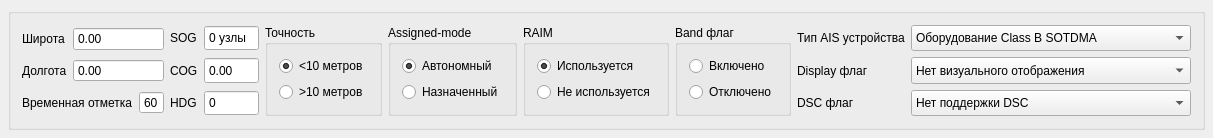
<?xml version="1.0" encoding="UTF-8"?>
<ui version="4.0">
 <class>Type18Simulator</class>
 <widget class="QWidget" name="Type18Simulator">
  <property name="geometry">
   <rect>
    <x>0</x>
    <y>0</y>
    <width>1200</width>
    <height>138</height>
   </rect>
  </property>
  <property name="contextMenuPolicy">
   <enum>Qt::DefaultContextMenu</enum>
  </property>
  <property name="windowTitle">
   <string>Type18Simulator</string>
  </property>
  <property name="statusTip">
   <string>0</string>
  </property>
  <layout class="QGridLayout" name="gridLayout_3">
   <property name="leftMargin">
    <number>8</number>
   </property>
   <property name="topMargin">
    <number>8</number>
   </property>
   <property name="rightMargin">
    <number>8</number>
   </property>
   <property name="bottomMargin">
    <number>8</number>
   </property>
   <item row="0" column="1">
    <widget class="QGroupBox" name="groupBox">
     <property name="title">
      <string/>
     </property>
     <layout class="QGridLayout" name="gridLayout" columnstretch="2,1,1,1,1,1,1">
      <item row="0" column="0">
       <layout class="QGridLayout" name="gridLayout_7">
        <item row="0" column="0">
         <widget class="QLabel" name="label_2">
          <property name="sizePolicy">
           <sizepolicy hsizetype="Maximum" vsizetype="Preferred">
            <horstretch>0</horstretch>
            <verstretch>0</verstretch>
           </sizepolicy>
          </property>
          <property name="text">
           <string>Широта</string>
          </property>
         </widget>
        </item>
        <item row="1" column="0">
         <widget class="QLabel" name="label">
          <property name="sizePolicy">
           <sizepolicy hsizetype="Maximum" vsizetype="Preferred">
            <horstretch>0</horstretch>
            <verstretch>0</verstretch>
           </sizepolicy>
          </property>
          <property name="text">
           <string>Долгота</string>
          </property>
         </widget>
        </item>
        <item row="1" column="1">
         <widget class="LongitudeEdit" name="doubleSpinBox_Lon">
          <property name="sizePolicy">
           <sizepolicy hsizetype="Preferred" vsizetype="Maximum">
            <horstretch>0</horstretch>
            <verstretch>0</verstretch>
           </sizepolicy>
          </property>
          <property name="buttonSymbols">
           <enum>QAbstractSpinBox::NoButtons</enum>
          </property>
          <property name="maximum">
           <double>359.000000000000000</double>
          </property>
         </widget>
        </item>
        <item row="0" column="1">
         <widget class="LatitudeEdit" name="doubleSpinBox_Lat">
          <property name="enabled">
           <bool>true</bool>
          </property>
          <property name="sizePolicy">
           <sizepolicy hsizetype="Preferred" vsizetype="Maximum">
            <horstretch>0</horstretch>
            <verstretch>0</verstretch>
           </sizepolicy>
          </property>
          <property name="minimumSize">
           <size>
            <width>0</width>
            <height>24</height>
           </size>
          </property>
          <property name="buttonSymbols">
           <enum>QAbstractSpinBox::NoButtons</enum>
          </property>
          <property name="maximum">
           <double>359.000000000000000</double>
          </property>
         </widget>
        </item>
       </layout>
      </item>
      <item row="0" column="1" rowspan="2">
       <layout class="QGridLayout" name="gridLayout_2" columnstretch="1,3">
        <item row="2" column="1">
         <widget class="QSpinBox" name="spinBox_HDG">
          <property name="sizePolicy">
           <sizepolicy hsizetype="Preferred" vsizetype="Preferred">
            <horstretch>0</horstretch>
            <verstretch>0</verstretch>
           </sizepolicy>
          </property>
          <property name="wrapping">
           <bool>true</bool>
          </property>
          <property name="buttonSymbols">
           <enum>QAbstractSpinBox::NoButtons</enum>
          </property>
          <property name="maximum">
           <number>359</number>
          </property>
         </widget>
        </item>
        <item row="2" column="0">
         <widget class="QLabel" name="label_5">
          <property name="text">
           <string>HDG</string>
          </property>
         </widget>
        </item>
        <item row="0" column="1">
         <widget class="QSpinBox" name="spinBox_SOG">
          <property name="sizePolicy">
           <sizepolicy hsizetype="Minimum" vsizetype="Preferred">
            <horstretch>0</horstretch>
            <verstretch>0</verstretch>
           </sizepolicy>
          </property>
          <property name="frame">
           <bool>true</bool>
          </property>
          <property name="readOnly">
           <bool>false</bool>
          </property>
          <property name="buttonSymbols">
           <enum>QAbstractSpinBox::NoButtons</enum>
          </property>
          <property name="accelerated">
           <bool>false</bool>
          </property>
          <property name="keyboardTracking">
           <bool>true</bool>
          </property>
          <property name="showGroupSeparator" stdset="0">
           <bool>false</bool>
          </property>
          <property name="suffix">
           <string> узлы</string>
          </property>
         </widget>
        </item>
        <item row="1" column="0">
         <widget class="QLabel" name="label_4">
          <property name="text">
           <string>COG</string>
          </property>
         </widget>
        </item>
        <item row="1" column="1">
         <widget class="QDoubleSpinBox" name="doubleSpinBox_COG">
          <property name="sizePolicy">
           <sizepolicy hsizetype="Preferred" vsizetype="Preferred">
            <horstretch>0</horstretch>
            <verstretch>0</verstretch>
           </sizepolicy>
          </property>
          <property name="wrapping">
           <bool>true</bool>
          </property>
          <property name="buttonSymbols">
           <enum>QAbstractSpinBox::NoButtons</enum>
          </property>
          <property name="maximum">
           <double>359.000000000000000</double>
          </property>
         </widget>
        </item>
        <item row="0" column="0">
         <widget class="QLabel" name="label_3">
          <property name="text">
           <string>SOG</string>
          </property>
         </widget>
        </item>
       </layout>
      </item>
      <item row="0" column="2" rowspan="2">
       <widget class="QGroupBox" name="groupBox_2">
        <property name="sizePolicy">
         <sizepolicy hsizetype="Maximum" vsizetype="Preferred">
          <horstretch>0</horstretch>
          <verstretch>0</verstretch>
         </sizepolicy>
        </property>
        <property name="title">
         <string>Точность</string>
        </property>
        <layout class="QGridLayout" name="gridLayout_4">
         <item row="0" column="0">
          <layout class="QVBoxLayout" name="verticalLayout">
           <item>
            <widget class="QRadioButton" name="radioButton_Accuracy0">
             <property name="text">
              <string>&lt;10 метров</string>
             </property>
             <property name="checked">
              <bool>true</bool>
             </property>
            </widget>
           </item>
           <item>
            <widget class="QRadioButton" name="radioButton_Accuracy1">
             <property name="text">
              <string>&gt;10 метров</string>
             </property>
            </widget>
           </item>
          </layout>
         </item>
        </layout>
       </widget>
      </item>
      <item row="0" column="3" rowspan="2">
       <widget class="QGroupBox" name="groupBox_5">
        <property name="sizePolicy">
         <sizepolicy hsizetype="Maximum" vsizetype="Preferred">
          <horstretch>0</horstretch>
          <verstretch>0</verstretch>
         </sizepolicy>
        </property>
        <property name="title">
         <string>Assigned-mode</string>
        </property>
        <layout class="QVBoxLayout" name="verticalLayout_5">
         <item>
          <widget class="QRadioButton" name="radioButton_auto">
           <property name="text">
            <string>Автономный</string>
           </property>
           <property name="checked">
            <bool>true</bool>
           </property>
          </widget>
         </item>
         <item>
          <widget class="QRadioButton" name="radioButton_notAuto">
           <property name="text">
            <string>Назначенный</string>
           </property>
          </widget>
         </item>
        </layout>
       </widget>
      </item>
      <item row="0" column="4" rowspan="2">
       <widget class="QGroupBox" name="groupBox_4">
        <property name="sizePolicy">
         <sizepolicy hsizetype="Maximum" vsizetype="Preferred">
          <horstretch>0</horstretch>
          <verstretch>0</verstretch>
         </sizepolicy>
        </property>
        <property name="title">
         <string>RAIM</string>
        </property>
        <layout class="QVBoxLayout" name="verticalLayout_4">
         <item>
          <widget class="QRadioButton" name="radioButton_RAIM_used">
           <property name="text">
            <string>Используется</string>
           </property>
           <property name="checked">
            <bool>true</bool>
           </property>
          </widget>
         </item>
         <item>
          <widget class="QRadioButton" name="radioButton_RAIM_notUsed">
           <property name="text">
            <string>Не используется</string>
           </property>
          </widget>
         </item>
        </layout>
       </widget>
      </item>
      <item row="0" column="5" rowspan="2">
       <widget class="QGroupBox" name="groupBox_3">
        <property name="title">
         <string>Band флаг</string>
        </property>
        <layout class="QVBoxLayout" name="verticalLayout_3">
         <item>
          <layout class="QVBoxLayout" name="verticalLayout_2">
           <item>
            <widget class="QRadioButton" name="radioButton_Band0">
             <property name="text">
              <string>Включено</string>
             </property>
            </widget>
           </item>
           <item>
            <widget class="QRadioButton" name="radioButton_Band1">
             <property name="text">
              <string>Отключено</string>
             </property>
            </widget>
           </item>
          </layout>
         </item>
        </layout>
       </widget>
      </item>
      <item row="0" column="6" rowspan="2">
       <layout class="QGridLayout" name="gridLayout_6">
        <item row="0" column="1">
         <widget class="QComboBox" name="comboBox_aisType">
          <property name="sizePolicy">
           <sizepolicy hsizetype="Preferred" vsizetype="Preferred">
            <horstretch>0</horstretch>
            <verstretch>0</verstretch>
           </sizepolicy>
          </property>
          <item>
           <property name="text">
            <string>Оборудование Class B SOTDMA</string>
           </property>
          </item>
          <item>
           <property name="text">
            <string>Оборудование Class B CS</string>
           </property>
          </item>
         </widget>
        </item>
        <item row="1" column="0">
         <widget class="QLabel" name="label_9">
          <property name="text">
           <string>Display флаг</string>
          </property>
         </widget>
        </item>
        <item row="0" column="0">
         <widget class="QLabel" name="label_7">
          <property name="text">
           <string>Тип AIS устройства</string>
          </property>
         </widget>
        </item>
        <item row="1" column="1">
         <widget class="QComboBox" name="comboBox_Disp">
          <property name="sizePolicy">
           <sizepolicy hsizetype="Preferred" vsizetype="Preferred">
            <horstretch>0</horstretch>
            <verstretch>0</verstretch>
           </sizepolicy>
          </property>
          <item>
           <property name="text">
            <string>Нет визуального отображения</string>
           </property>
          </item>
          <item>
           <property name="text">
            <string>Есть отображение (возможно, ненадёжное)</string>
           </property>
          </item>
         </widget>
        </item>
        <item row="2" column="0">
         <widget class="QLabel" name="label_8">
          <property name="text">
           <string>DSC флаг</string>
          </property>
         </widget>
        </item>
        <item row="2" column="1">
         <widget class="QComboBox" name="comboBox_DSC">
          <property name="sizePolicy">
           <sizepolicy hsizetype="Preferred" vsizetype="Preferred">
            <horstretch>0</horstretch>
            <verstretch>0</verstretch>
           </sizepolicy>
          </property>
          <property name="maximumSize">
           <size>
            <width>16777215</width>
            <height>16777215</height>
           </size>
          </property>
          <item>
           <property name="text">
            <string>Нет поддержки DSC</string>
           </property>
          </item>
          <item>
           <property name="text">
            <string>Устройство подключено к VHF-радио с DSC</string>
           </property>
          </item>
         </widget>
        </item>
       </layout>
      </item>
      <item row="1" column="0">
       <layout class="QGridLayout" name="gridLayout_5">
        <item row="0" column="1">
         <widget class="QSpinBox" name="spinBox_TimeStamp">
          <property name="sizePolicy">
           <sizepolicy hsizetype="Preferred" vsizetype="Maximum">
            <horstretch>0</horstretch>
            <verstretch>0</verstretch>
           </sizepolicy>
          </property>
          <property name="buttonSymbols">
           <enum>QAbstractSpinBox::NoButtons</enum>
          </property>
          <property name="minimum">
           <number>60</number>
          </property>
          <property name="maximum">
           <number>63</number>
          </property>
         </widget>
        </item>
        <item row="0" column="0">
         <widget class="QLabel" name="label_6">
          <property name="sizePolicy">
           <sizepolicy hsizetype="Maximum" vsizetype="Preferred">
            <horstretch>0</horstretch>
            <verstretch>0</verstretch>
           </sizepolicy>
          </property>
          <property name="text">
           <string>Временная отметка</string>
          </property>
         </widget>
        </item>
       </layout>
      </item>
     </layout>
    </widget>
   </item>
  </layout>
 </widget>
 <layoutdefault spacing="6" margin="11"/>
 <customwidgets>
  <customwidget>
   <class>LongitudeEdit</class>
   <extends>QDoubleSpinBox</extends>
   <header>CoordinateEdit.h</header>
  </customwidget>
  <customwidget>
   <class>LatitudeEdit</class>
   <extends>QDoubleSpinBox</extends>
   <header>CoordinateEdit.h</header>
  </customwidget>
 </customwidgets>
 <resources/>
 <connections/>
</ui>
